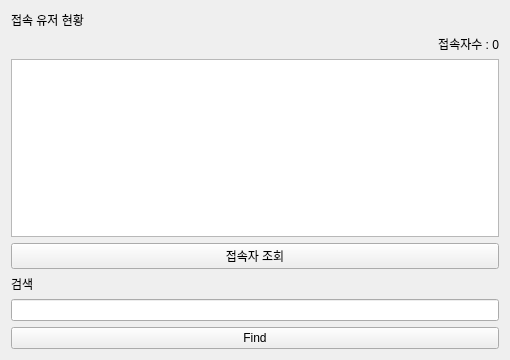
<?xml version="1.0" encoding="UTF-8"?>
<ui version="4.0">
 <class>Widget</class>
 <widget class="QWidget" name="Widget">
  <property name="geometry">
   <rect>
    <x>0</x>
    <y>0</y>
    <width>510</width>
    <height>360</height>
   </rect>
  </property>
  <property name="windowTitle">
   <string>Chat Server</string>
  </property>
  <layout class="QVBoxLayout" name="verticalLayout">
   <item>
    <widget class="QLabel" name="TitleLabel">
     <property name="text">
      <string>접속 유저 현황</string>
     </property>
    </widget>
   </item>
   <item>
    <widget class="QLabel" name="label">
     <property name="text">
      <string>접속자수 : 0</string>
     </property>
     <property name="alignment">
      <set>Qt::AlignRight|Qt::AlignTrailing|Qt::AlignVCenter</set>
     </property>
    </widget>
   </item>
   <item>
    <widget class="QTextEdit" name="textEdit"/>
   </item>
   <item>
    <widget class="QPushButton" name="UserButton">
     <property name="text">
      <string>접속자 조회</string>
     </property>
    </widget>
   </item>
   <item>
    <widget class="QLabel" name="FIndLabel">
     <property name="text">
      <string>검색</string>
     </property>
    </widget>
   </item>
   <item>
    <widget class="QLineEdit" name="FindEdit"/>
   </item>
   <item>
    <widget class="QPushButton" name="FindButton">
     <property name="text">
      <string>Find</string>
     </property>
    </widget>
   </item>
  </layout>
 </widget>
 <layoutdefault spacing="6" margin="11"/>
 <resources/>
 <connections/>
</ui>
